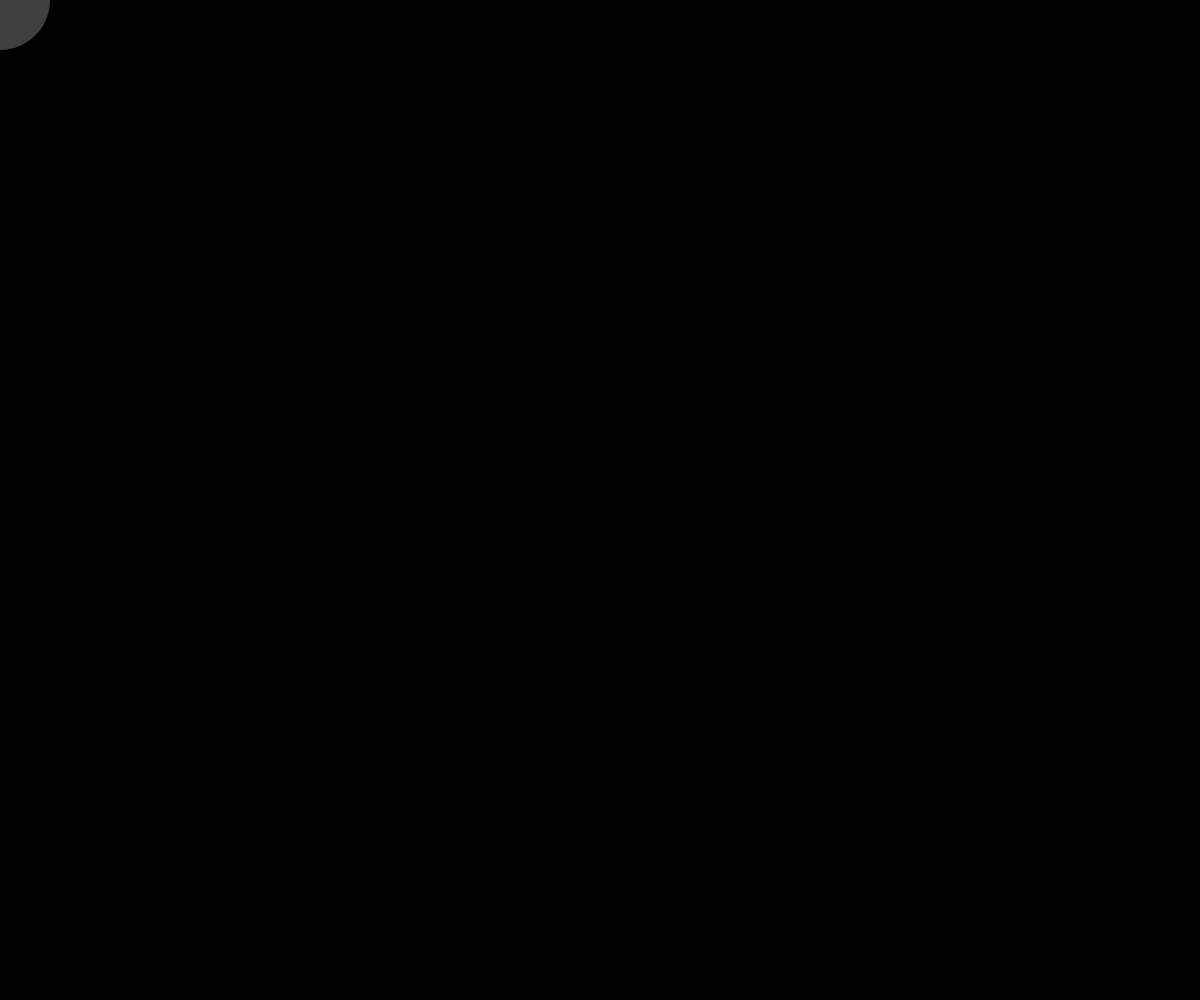
Frame 1 (no input)
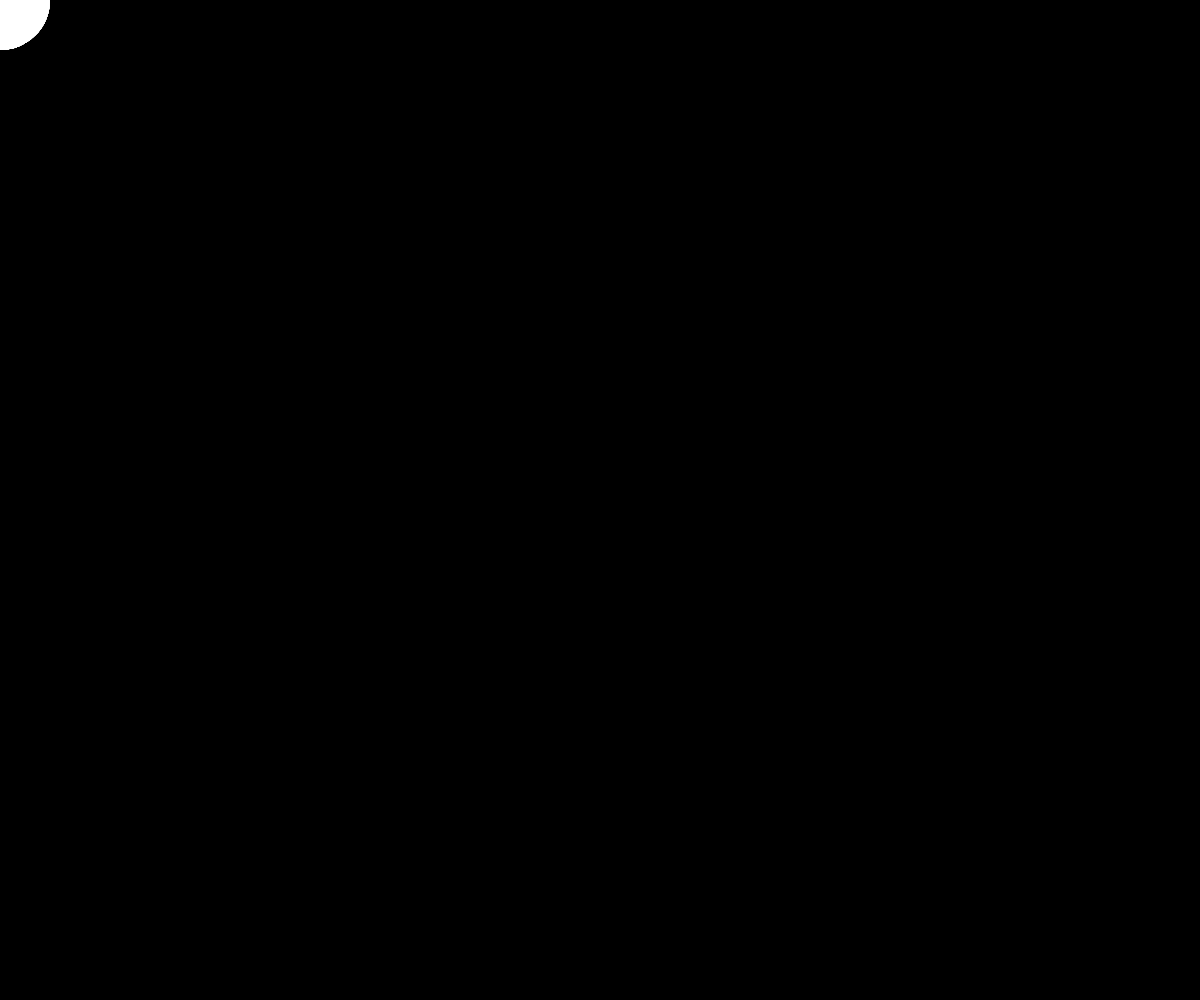
Frame 60 (no input)
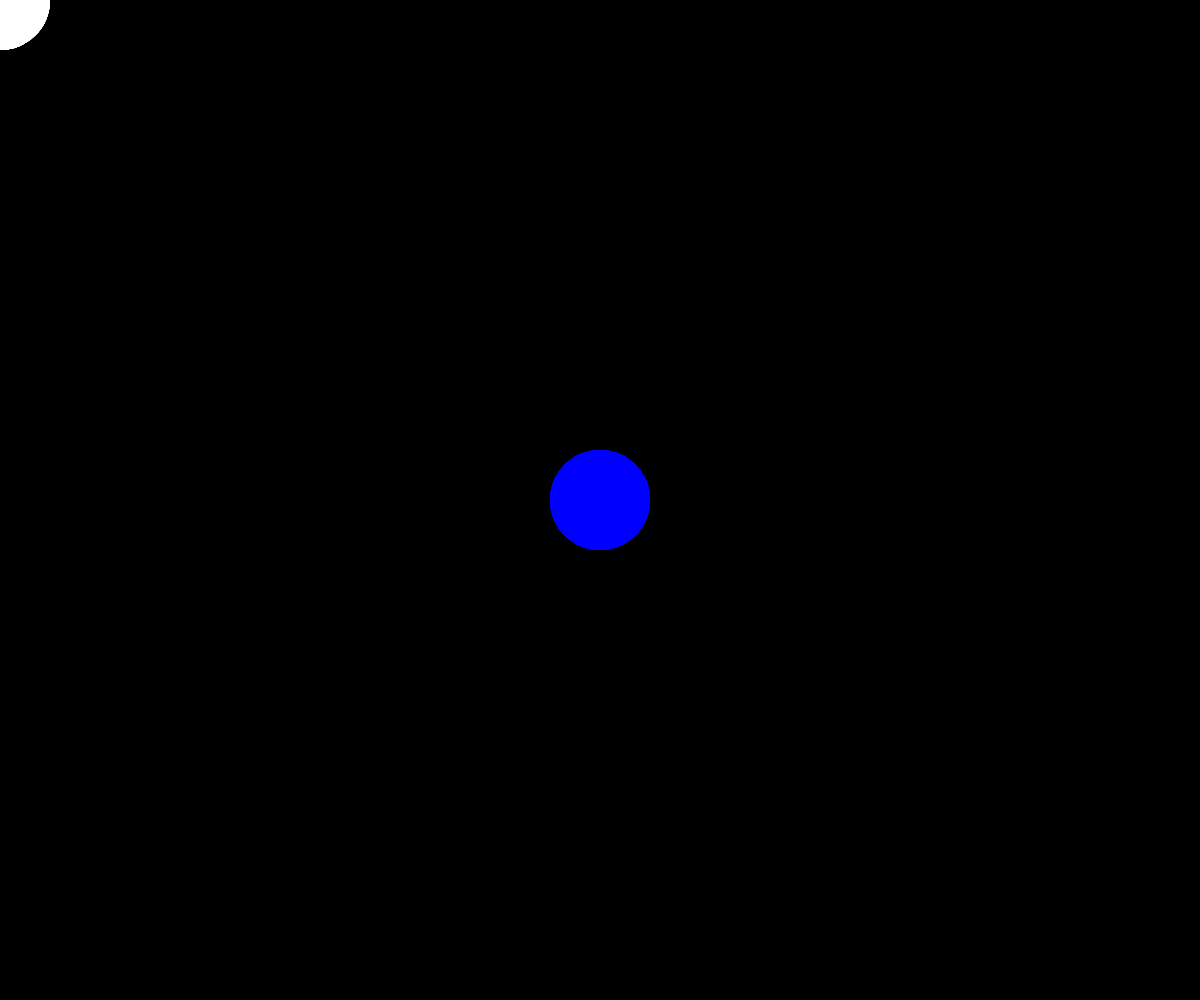
Frame 120 (the mouse pressed at the canvas centre since frame 60)

The p5.js sketch that drew these frames (run headless with seeded random() and noise() and a simulated clock; from frame 60 on, the mouse is pressed at the canvas centre):

// p5.js sketch
// ── sketch.js
function setup() {
  createCanvas(windowWidth, windowHeight);
  background('black')
}

function draw() {
  noStroke();
  let r, g;
  if (mouseX < width/2) r = 255; else r = 0;
  if (mouseY < height/2) g = 255; else g = 0;
  fill (r, g, 255, 64);
  circle(mouseX, mouseY, 100);
}
